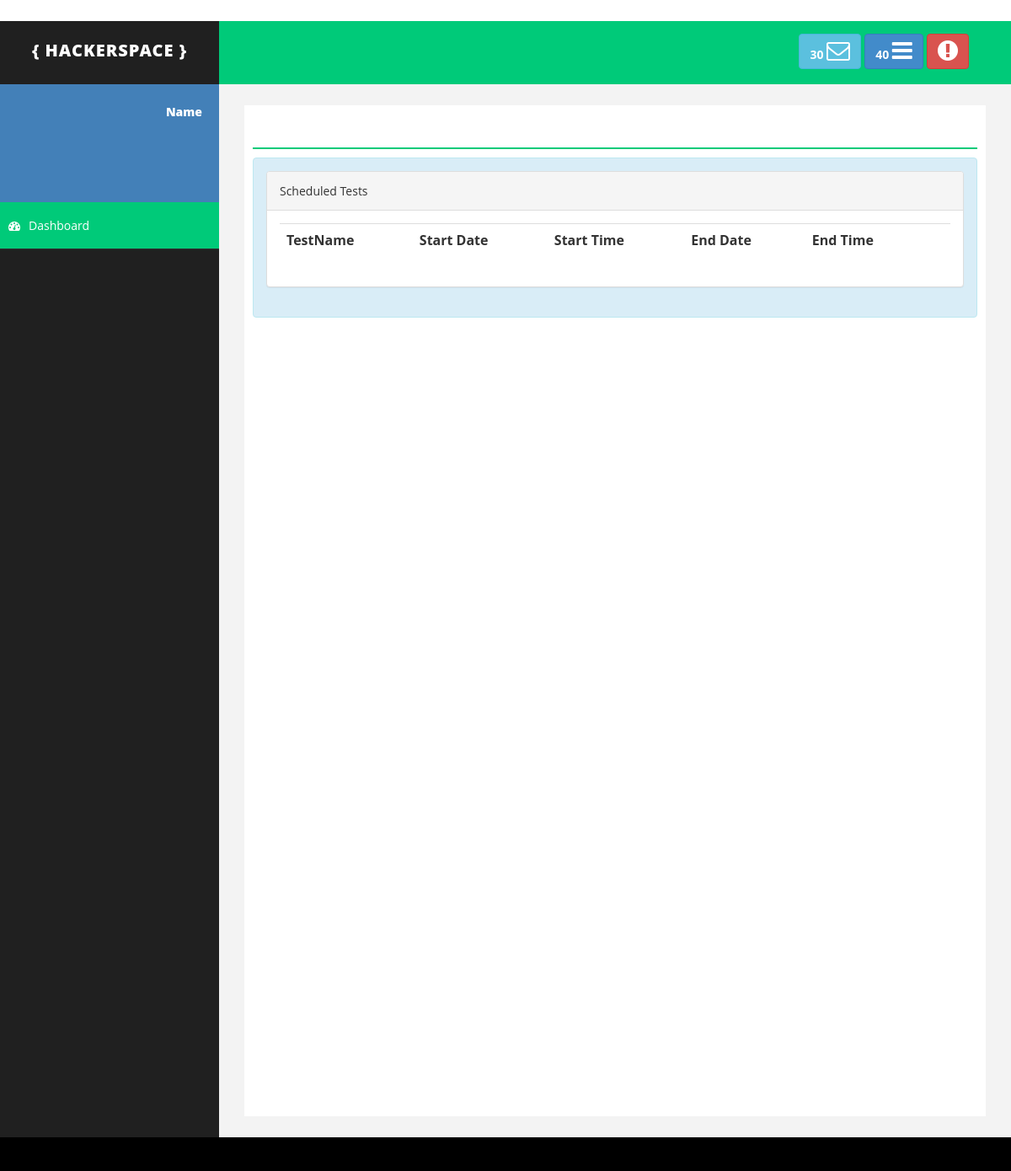
/, run on an earlier commit of the app's database.
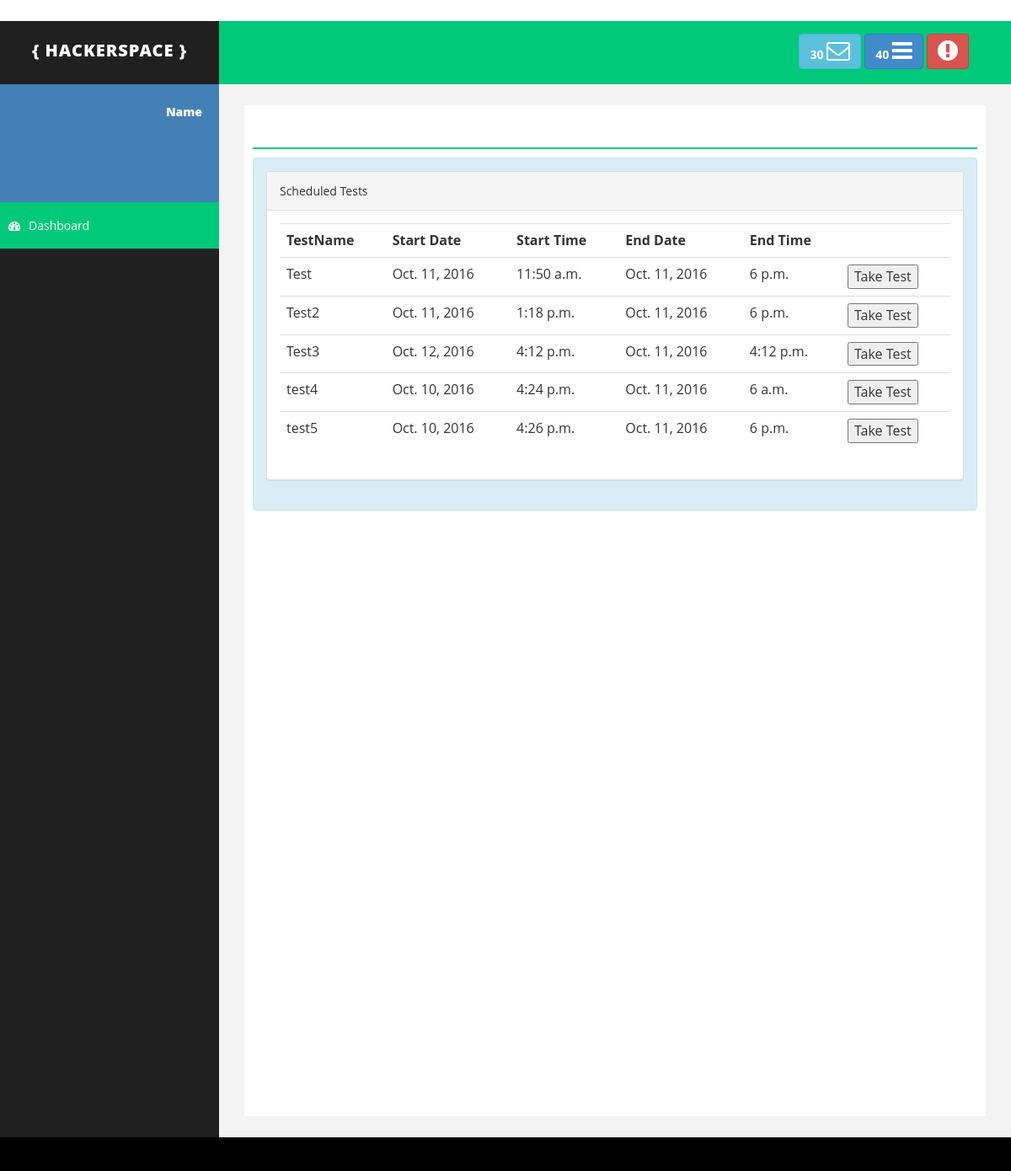
And on a later commit of the database.
### TestAllocation/models.py (models this page shows, shortened)
class Quiz(models.Model):
	dept = Department.objects.values_list()
	quiztags = QuizSubCategories.objects.values_list()
	verbaltags = VerbalSubCategories.objects.values_list()
	tags = sorted(chain(quiztags, verbaltags))
	batch = Batches.objects.values_list()
	TestName = models.CharField(max_length=200)
	QuizTagName = models.IntegerField((u"Quiz Tags"),choices = tuple(tags))
	StartDate = models.DateField((u"Start Date"), blank=True)
	StartTime = models.TimeField((u"Start Time"), blank=True)
	EndDate = models.DateField((u"End Date"), blank=True)
	EndTime = models.TimeField((u"End Time"), blank=True)
	Batch = models.IntegerField(choices = tuple(batch))
	Department = models.IntegerField(choices = dept)
	class Meta:
		verbose_name = 'Quiz'
		verbose_name_plural = 'Quiz'

### Student/views.py (the view)
# urls.py: url(r'^$',views.index,name='index'),
def index(request):
	timeobj = datetime.datetime.now().strftime("%I:%M")
	ampm = datetime.datetime.today().strftime("%r")
	notation = ""
	if 'AM' in ampm:
		notation="a.m."
	else:
		notation="p.m."
	time = str(timeobj)+" "+notation
	t = datetime.datetime.today()
	d = datetime.date.today()
	ob = Quiz.objects.all().filter(StartDate__lte=d,StartTime__lt=t,EndDate__gte=d,EndTime__gt=t)
	ob2 = Programming.objects.all().filter(StartDate__lte=d,StartTime__lt=t,EndDate__gte=d,EndTime__gt=t)
	obj = Quiz.objects.all().order_by('StartTime')
	return render(request,"blank.html",{'tests':ob,'time':time,'testsall':obj,'prog':ob2})

### Student/templates/blank.html (shortened to what this page needs)
﻿<!DOCTYPE html>
<html xmlns="http://www.w3.org/1999/xhtml">
<head>
{% load staticfiles %}
    <link href="{% static 'assets/css/bootstrap.css' %}" rel="stylesheet" />
    <link href="{% static 'assets/css/font-awesome.css' %}" rel="stylesheet" />
    <link href="{% static 'assets/css/basic.css' %}" rel="stylesheet" />
    <link href="{% static 'assets/css/custom.css' %}" rel="stylesheet" />
</head>
<body>
    <div id="wrapper">
        <nav class="navbar navbar-default navbar-cls-top " role="navigation" style="margin-bottom: 0">
            <div class="navbar-header">
                <a class="navbar-brand" href="index.html">{ HackerSpace }</a>
            </div>
            <div class="header-right">
              <a href="#" class="btn btn-info" title="New Message"><b>30 </b><i class="fa fa-envelope-o fa-2x"></i></a>
                <a href="#" class="btn btn-primary" title="New Task"><b>40 </b><i class="fa fa-bars fa-2x"></i></a>
                <a href="#" class="btn btn-danger" title="Logout"><i class="fa fa-exclamation-circle fa-2x"></i></a>
            </div>
        </nav>
        <nav class="navbar-default navbar-side" role="navigation">
            <div class="sidebar-collapse">
                <ul class="nav" id="main-menu">
                    <li>
                        <div class="user-img-div">
                            <div class="inner-text">
                                Name
                            <br />
                            </div>
                        </div>
                    </li>
                    <li>
                        <a  class="active-menu" href="index.html"><i class="fa fa-dashboard "></i>Dashboard</a>
                    </li>
                </ul>
            </div>
        </nav>
        <div id="page-wrapper">
            <div id="page-inner">
                <div class="row">
                    <div class="col-md-12">
                        <h1 class="page-head-line"></h1>
                    </div>
                </div>
<div class="row">
                    <div class="col-md-12">
                        <div class="alert alert-info">
                             <div class="panel panel-default">
                        <div class="panel-heading">
                         Scheduled Tests
                        </div>
                        <div class="panel-body">
                            <div class="table-responsive">
<form action="test" method="post">
<table class="table">
<tr>
    <th>TestName</th>
    <th>Start Date</th>
    <th>Start Time</th>
    <th>End Date</th>
    <th>End Time</th>
    <th></th>
</tr>
{% for test in testsall %}
<tr>
<td>{{test.TestName}}</td>
<td>{{test.StartDate}}</td>
<td>{{test.StartTime}} </td>
<td>{{test.EndDate}}</td>
<td>{{test.EndTime}}</td>
<td><button type="submit" name="{{test.TestName}}" value="{{test.TestName}}">Take Test</button></td>
</tr>
{% endfor %}
</table>
</form>
</div>
</div>
</div>
</div>
</div>
</div>
                        </div>
                    </div>
                </div>
    <div id="footer-sec">
    </div>
</body>
</html>

### Student/static/assets/css/basic.css (style rules this page uses)
body { font-family: 'Open Sans', sans-serif; line-height:25px; }
#wrapper { width: 100%; background: #202020; }
#page-wrapper { padding: 15px 15px; min-height: 600px; background: #F3F3F3; }
#page-inner { width: 100%; margin: 10px 20px 10px 0px; background-color: #fff!important; padding: 10px; min-height: 1200px; }
.page-head-line { font-size: 30px; text-transform: uppercase; color: #000; font-weight: 800; padding-bottom: 20px; border-bottom: 2px solid #00CA79; margin-bottom: 10px; }
.navbar-cls-top .navbar-brand { color: #fff; background: #202020; width: 260px; text-align: center; height: 75px; font-size: 20px; letter-spacing: 1px; font-weight: 900; padding-top: 25px; text-transform:uppercase; }
.header-right { color: #fff; padding: 15px 50px 5px 50px; float: right; font-size: 16px; }
.user-img-div { min-height: 140px; padding: 20px; background-color: #4380B8; }
.user-img-div .inner-text { text-align: right; position: relative; color: #fff; font-weight: 800; line-height: 25px; }
.active-menu { background-color: #00CA79!important; }
.sidebar-collapse, .sidebar-collapse .nav { background: none; }
.sidebar-collapse .nav { padding: 0; }
.sidebar-collapse .nav > li > a { color: #fff; background: #202020; text-shadow: none; padding: 15px 40px; border-bottom: 1px solid #2F2E31; }
.sidebar-collapse > .nav > li > a { padding: 15px 10px; }
.navbar-side { border: none; background-color: #202020; }
.navbar-cls-top { background: #00CA79; border-bottom: none; }
.navbar-default { border: 0px solid black; }
.navbar-header { background: #000000; }
.nav > li > a > i { margin-right: 10px; }
#footer-sec { background-color:#000; padding:20px 50px; color:#fff; font-size:12px; }
@media (min-width:768px) { #page-wrapper { margin: 0 0 0 260px; padding: 15px 30px; min-height: 1200px; } }
@media (min-width:768px) { .navbar-side { z-index: 1; position: absolute; width: 260px; } }
@media (min-width:768px) { .navbar { border-radius: 0px; } }

What changed in the data, as far as the page shows it:
added Quiz: TestName "Test", StartDate "Oct. 11, 2016", StartTime "11:50 a.m.", EndDate "Oct. 11, 2016", EndTime "6 p.m."
added Quiz: TestName "Test2", StartDate "Oct. 11, 2016", StartTime "1:18 p.m.", EndDate "Oct. 11, 2016", EndTime "6 p.m."
added Quiz: TestName "Test3", StartDate "Oct. 12, 2016", StartTime "4:12 p.m.", EndDate "Oct. 11, 2016", EndTime "4:12 p.m."
added Quiz: TestName "test4", StartDate "Oct. 10, 2016", StartTime "4:24 p.m.", EndDate "Oct. 11, 2016", EndTime "6 a.m."
added Quiz: TestName "test5", StartDate "Oct. 10, 2016", StartTime "4:26 p.m.", EndDate "Oct. 11, 2016", EndTime "6 p.m."
